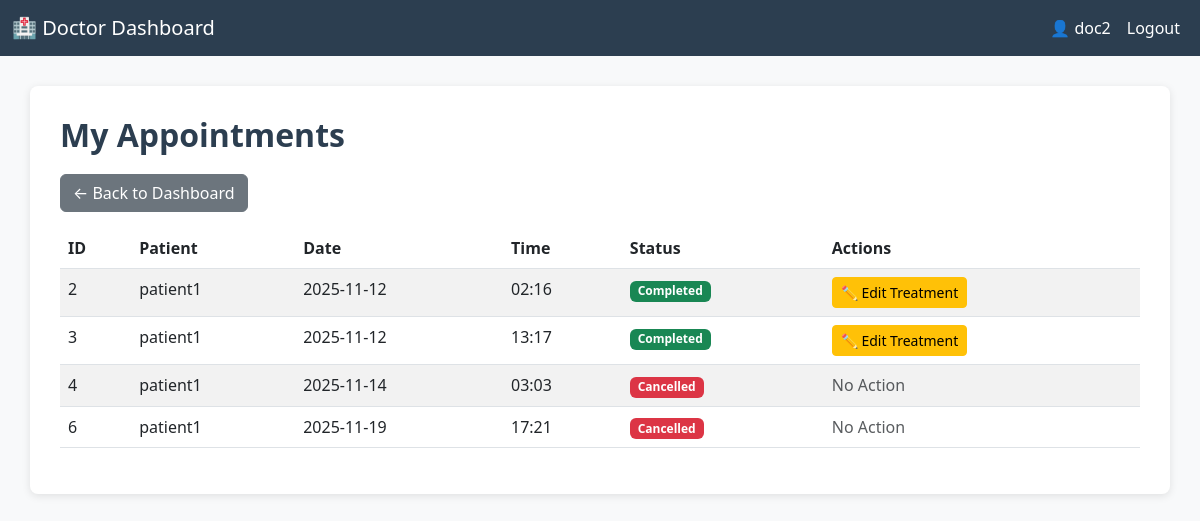
Page /doctor/appointments (signed in) on the earlier database version.
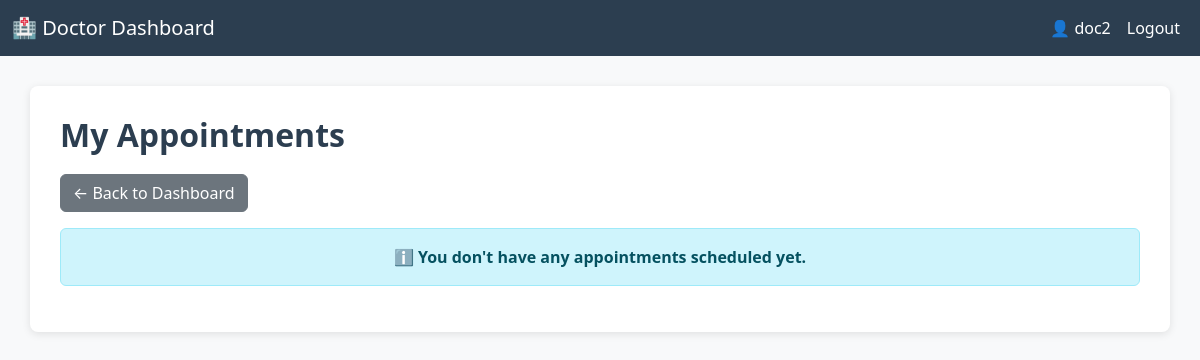
Same page on the later database version.
### app.py (models this page shows, shortened)
class Appointment(db.Model):
    __tablename__ = 'appointment'
    id = db.Column(db.Integer, primary_key=True, autoincrement=True)
    patient_id = db.Column(db.Integer, db.ForeignKey('patient.id'), nullable=False)
    doctor_id = db.Column(db.Integer, db.ForeignKey('doctor.id'), nullable=False)
    date = db.Column(db.String(20), nullable=False)
    time = db.Column(db.String(20), nullable=False)
    status = db.Column(db.String(20), default='Booked', nullable=False)
    patient = db.relationship('Patient', backref='appointments')
    doctor = db.relationship('Doctor', backref='appointments')
    __table_args__ = (db.UniqueConstraint('doctor_id', 'date', 'time', name='_doctor_appointment_uc'),)

class User(db.Model):
    __tablename__ = 'user'
    id = db.Column(db.Integer, primary_key=True, autoincrement=True)
    username = db.Column(db.String(100), unique=True, nullable=False)
    password = db.Column(db.String(100), nullable=False)
    role = db.Column(db.String(20), nullable=False)  # admin, doctor, patient
    contact = db.Column(db.String(50), nullable=True)

### app.py (the view)
@app.route('/doctor/appointments')
def doc_appointments():
    if 'user_id' not in session or session.get('role') != 'doctor':
        flash('Access denied', 'error')
        return redirect(url_for('login'))
    doctor = Doctor.query.filter_by(user_id=session['user_id']).first()
    appointments = Appointment.query.filter_by(doctor_id=doctor.id).all()
    return render_template('doc_appointments.html', appointments=appointments, doctor=doctor)

### templates/doc_appointments.html (shortened to what this page needs)
<!DOCTYPE html>
<html lang="en">
<head>
    <link href="https://cdn.jsdelivr.net/npm/bootstrap@5.3.0/dist/css/bootstrap.min.css" rel="stylesheet">
</head>
<body>
    <nav class="navbar navbar-expand-lg navbar-dark">
        <div class="container-fluid">
            <a class="navbar-brand" href="{{ url_for('doc_dashboard') }}">🏥 Doctor Dashboard</a>
            <div class="navbar-nav ms-auto">
                <span class="nav-link" style="color: white;">👤 {{ session.get('username') }}</span>
                <a class="nav-link" href="{{ url_for('logout') }}" style="color: white;">Logout</a>
            </div>
        </div>
    </nav>
    <div class="container container-main">
        <h2>My Appointments</h2>
        <a href="{{ url_for('doc_dashboard') }}" class="btn btn-secondary mb-3">← Back to Dashboard</a>
        {% if appointments %}
            <table class="table table-striped table-hover">
                <thead>
                    <tr>
                        <th>ID</th>
                        <th>Patient</th>
                        <th>Date</th>
                        <th>Time</th>
                        <th>Status</th>
                        <th>Actions</th>
                    </tr>
                </thead>
                <tbody>
                    {% for appointment in appointments %}
                    <tr>
                        <td>{{ appointment.id }}</td>
                        <td>{{ appointment.patient.user.username }}</td>
                        <td>{{ appointment.date }}</td>
                        <td>{{ appointment.time }}</td>
                        <td>
                            {% if appointment.status == 'Completed' %}
                                <span class="badge bg-success">{{ appointment.status }}</span>
                            {% elif appointment.status == 'Booked' %}
                                <span class="badge bg-primary">{{ appointment.status }}</span>
                            {% else %}
                                <span class="badge bg-danger">{{ appointment.status }}</span>
                            {% endif %}
                        </td>
                        <td>
                            {% if appointment.status == 'Booked' %}
                                <a href="{{ url_for('complete_appointment', appointment_id=appointment.id) }}" class="btn btn-success btn-sm">✓ Mark Complete</a>
                                <a href="{{ url_for('doctor_cancel_appointment', appointment_id=appointment.id) }}" class="btn btn-danger btn-sm">✕ Cancel</a>
                            {% elif appointment.status == 'Completed' %}
                                {% set treatment = appointment.treatment | first %}
                                {% if treatment %}
                                    <a href="{{ url_for('add_treatment', appointment_id=appointment.id) }}" class="btn btn-warning btn-sm">✏️ Edit Treatment</a>
                                {% else %}
                                    <a href="{{ url_for('add_treatment', appointment_id=appointment.id) }}" class="btn btn-success btn-sm">➕ Add Treatment</a>
                                {% endif %}
                            {% else %}
                                <span class="text-muted">No Action</span>
                            {% endif %}
                        </td>
                    </tr>
                    {% endfor %}
                </tbody>
            </table>
        {% else %}
            <div class="alert alert-info text-center">
                <strong>ℹ️ You don't have any appointments scheduled yet.</strong>
            </div>
        {% endif %}
    </div>
</body>
</html>

Differences in the rows shown:
no longer on this page (row edited): Appointment: id "2", patient.user.username "patient1", date "2025-11-12", time "02:16", status "Completed"
no longer on this page (row edited): Appointment: id "3", patient.user.username "patient1", date "2025-11-12", time "13:17", status "Completed"
removed Appointment: id "4", patient.user.username "patient1", date "2025-11-14", time "03:03", status "Cancelled", shows "No Action"
removed Appointment: id "6", patient.user.username "patient1", date "2025-11-19", time "17:21", status "Cancelled", shows "No Action"
Other differences:
text no longer shown: "ID Patient Date Time Status Actions"
text now shown: "ℹ️ You don't have any appointments scheduled yet."
